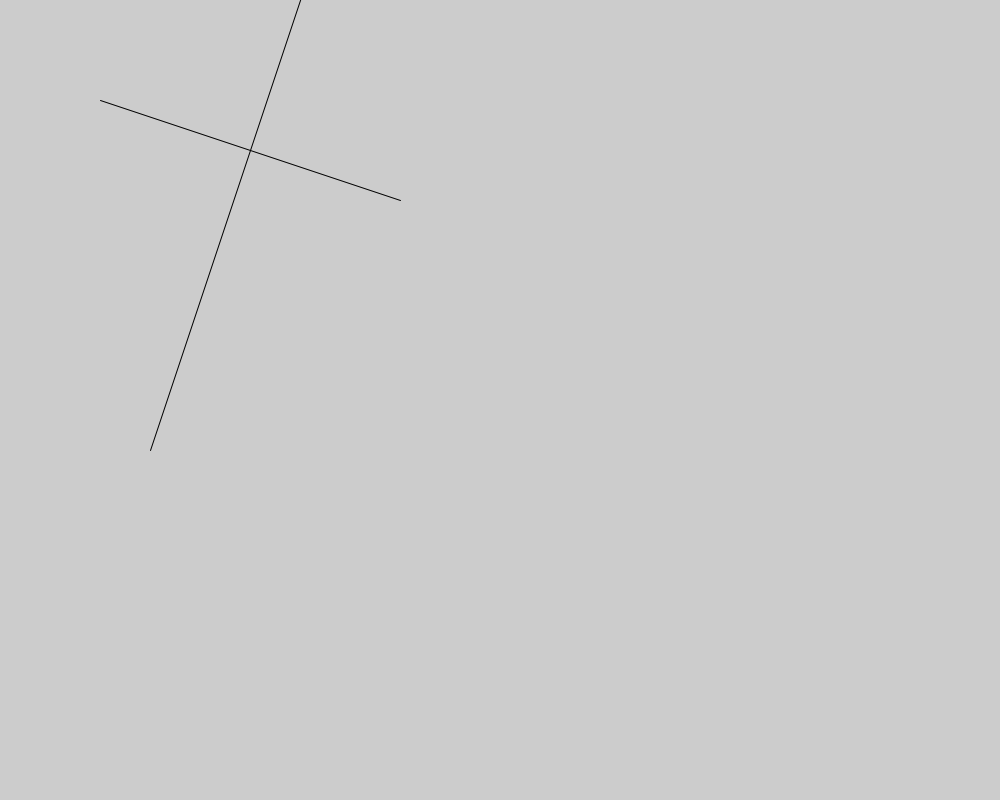
Frame 1 (no input)
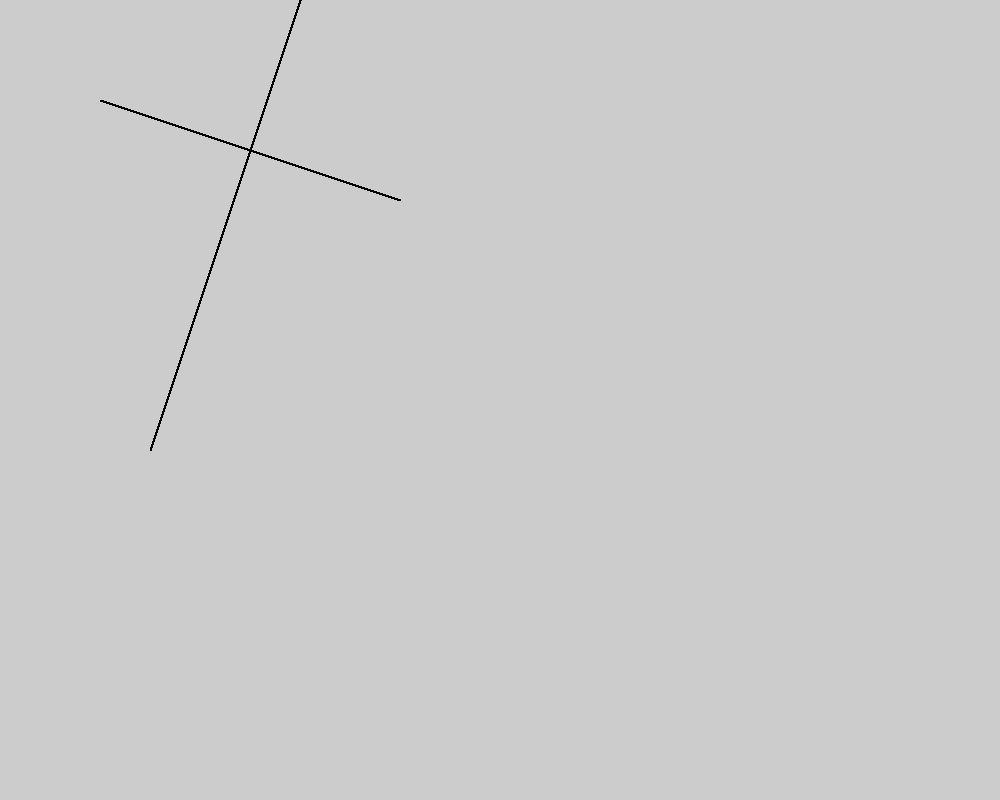
Frame 60 (the mouse pressed at the canvas centre just before this capture)
Frame 120 (the mouse held since frame 60 and released just before this capture): identical to frame 60, image omitted

The Processing sketch that drew these frames (run headless with seeded random() and noise(); from frame 60 on, the mouse is pressed at the canvas centre):

// Processing sketch: sketch_1_28_1_08_extension_easy
// ── sketch_1_28_1_08_extension_easy.pde
void setup() {
  size(1000, 800);
}

void draw () {
  line(100, 100, 400, 200);
  line(250 -100, 150+300, 250+100, 150-300);
}
